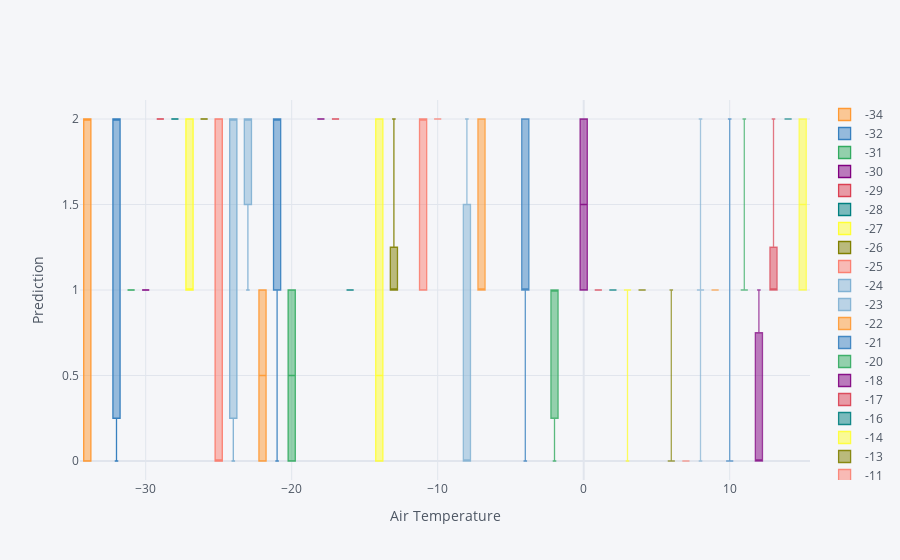

This figure's notebook cell:
### Code cell
dataset.pivot(columns='Air Temperature',values='Prediction').iplot(
    kind='box',
    yTitle='Prediction',
    xTitle='Air Temperature')

### Figure 1 — Plotly figure (JSON) as saved in the notebook; plotly's stock layout.template omitted (floating-point values rounded to 4 significant figures; data arrays with more than 128 entries replaced by an {"elided": "..."} marker saying what was removed)
{"data": [{"boxpoints": false, "line": {"width": 1.3}, "marker": {"color": "rgba(255, 153, 51, 1.0)"}, "name": "-34", "orientation": "v", "type": "box", "y": {"elided": "204 int values"}}, {"boxpoints": false, "line": {"width": 1.3}, "marker": {"color": "rgba(55, 128, 191, 1.0)"}, "name": "-32", "orientation": "v", "type": "box", "y": {"elided": "204 int values"}}, {"boxpoints": false, "line": {"width": 1.3}, "marker": {"color": "rgba(50, 171, 96, 1.0)"}, "name": "-31", "orientation": "v", "type": "box", "y": {"elided": "204 int values"}}, {"boxpoints": false, "line": {"width": 1.3}, "marker": {"color": "rgba(128, 0, 128, 1.0)"}, "name": "-30", "orientation": "v", "type": "box", "y": {"elided": "204 int values"}}, {"boxpoints": false, "line": {"width": 1.3}, "marker": {"color": "rgba(219, 64, 82, 1.0)"}, "name": "-29", "orientation": "v", "type": "box", "y": {"elided": "204 int values"}}, {"boxpoints": false, "line": {"width": 1.3}, "marker": {"color": "rgba(0, 128, 128, 1.0)"}, "name": "-28", "orientation": "v", "type": "box", "y": {"elided": "204 int values"}}, {"boxpoints": false, "line": {"width": 1.3}, "marker": {"color": "rgba(255, 255, 51, 1.0)"}, "name": "-27", "orientation": "v", "type": "box", "y": {"elided": "204 int values"}}, {"boxpoints": false, "line": {"width": 1.3}, "marker": {"color": "rgba(128, 128, 0, 1.0)"}, "name": "-26", "orientation": "v", "type": "box", "y": {"elided": "204 int values"}}, {"boxpoints": false, "line": {"width": 1.3}, "marker": {"color": "rgba(251, 128, 114, 1.0)"}, "name": "-25", "orientation": "v", "type": "box", "y": {"elided": "204 int values"}}, {"boxpoints": false, "line": {"width": 1.3}, "marker": {"color": "rgba(128, 177, 211, 1.0)"}, "name": "-24", "orientation": "v", "type": "box", "y": {"elided": "204 int values"}}, {"boxpoints": false, "line": {"width": 1.3}, "marker": {"color": "rgba(128, 177, 211, 0.8999999999999999)"}, "name": "-23", "orientation": "v", "type": "box", "y": {"elided": "204 int values"}}, {"boxpoints": false, "line": {"width": 1.3}, "marker": {"color": "rgba(255, 153, 51, 0.8999999999999999)"}, "name": "-22", "orientation": "v", "type": "box", "y": {"elided": "204 int values"}}, {"boxpoints": false, "line": {"width": 1.3}, "marker": {"color": "rgba(55, 128, 191, 0.8999999999999999)"}, "name": "-21", "orientation": "v", "type": "box", "y": {"elided": "204 int values"}}, {"boxpoints": false, "line": {"width": 1.3}, "marker": {"color": "rgba(50, 171, 96, 0.8999999999999999)"}, "name": "-20", "orientation": "v", "type": "box", "y": {"elided": "204 int values"}}, {"boxpoints": false, "line": {"width": 1.3}, "marker": {"color": "rgba(128, 0, 128, 0.8999999999999999)"}, "name": "-18", "orientation": "v", "type": "box", "y": {"elided": "204 int values"}}, {"boxpoints": false, "line": {"width": 1.3}, "marker": {"color": "rgba(219, 64, 82, 0.8999999999999999)"}, "name": "-17", "orientation": "v", "type": "box", "y": {"elided": "204 int values"}}, {"boxpoints": false, "line": {"width": 1.3}, "marker": {"color": "rgba(0, 128, 128, 0.8999999999999999)"}, "name": "-16", "orientation": "v", "type": "box", "y": {"elided": "204 int values"}}, {"boxpoints": false, "line": {"width": 1.3}, "marker": {"color": "rgba(255, 255, 51, 0.8999999999999999)"}, "name": "-14", "orientation": "v", "type": "box", "y": {"elided": "204 int values"}}, {"boxpoints": false, "line": {"width": 1.3}, "marker": {"color": "rgba(128, 128, 0, 0.8999999999999999)"}, "name": "-13", "orientation": "v", "type": "box", "y": {"elided": "204 int values"}}, {"boxpoints": false, "line": {"width": 1.3}, "marker": {"color": "rgba(251, 128, 114, 0.8999999999999999)"}, "name": "-11", "orientation": "v", "type": "box", "y": {"elided": "204 int values"}}, {"boxpoints": false, "line": {"width": 1.3}, "marker": {"color": "rgba(251, 128, 114, 0.7999999999999998)"}, "name": "-10", "orientation": "v", "type": "box", "y": {"elided": "204 int values"}}, {"boxpoints": false, "line": {"width": 1.3}, "marker": {"color": "rgba(128, 177, 211, 0.7999999999999998)"}, "name": "-8", "orientation": "v", "type": "box", "y": {"elided": "204 int values"}}, {"boxpoints": false, "line": {"width": 1.3}, "marker": {"color": "rgba(255, 153, 51, 0.7999999999999998)"}, "name": "-7", "orientation": "v", "type": "box", "y": {"elided": "204 int values"}}, {"boxpoints": false, "line": {"width": 1.3}, "marker": {"color": "rgba(55, 128, 191, 0.7999999999999998)"}, "name": "-4", "orientation": "v", "type": "box", "y": {"elided": "204 int values"}}, {"boxpoints": false, "line": {"width": 1.3}, "marker": {"color": "rgba(50, 171, 96, 0.7999999999999998)"}, "name": "-2", "orientation": "v", "type": "box", "y": {"elided": "204 int values"}}, {"boxpoints": false, "line": {"width": 1.3}, "marker": {"color": "rgba(128, 0, 128, 0.7999999999999998)"}, "name": "0", "orientation": "v", "type": "box", "y": {"elided": "204 int values"}}, {"boxpoints": false, "line": {"width": 1.3}, "marker": {"color": "rgba(219, 64, 82, 0.7999999999999998)"}, "name": "1", "orientation": "v", "type": "box", "y": {"elided": "204 int values"}}, {"boxpoints": false, "line": {"width": 1.3}, "marker": {"color": "rgba(0, 128, 128, 0.7999999999999998)"}, "name": "2", "orientation": "v", "type": "box", "y": {"elided": "204 int values"}}, {"boxpoints": false, "line": {"width": 1.3}, "marker": {"color": "rgba(255, 255, 51, 0.7999999999999998)"}, "name": "3", "orientation": "v", "type": "box", "y": {"elided": "204 int values"}}, {"boxpoints": false, "line": {"width": 1.3}, "marker": {"color": "rgba(128, 128, 0, 0.7999999999999998)"}, "name": "4", "orientation": "v", "type": "box", "y": {"elided": "204 int values"}}, {"boxpoints": false, "line": {"width": 1.3}, "marker": {"color": "rgba(128, 128, 0, 0.7)"}, "name": "6", "orientation": "v", "type": "box", "y": {"elided": "204 int values"}}, {"boxpoints": false, "line": {"width": 1.3}, "marker": {"color": "rgba(251, 128, 114, 0.7)"}, "name": "7", "orientation": "v", "type": "box", "y": {"elided": "204 int values"}}, {"boxpoints": false, "line": {"width": 1.3}, "marker": {"color": "rgba(128, 177, 211, 0.7)"}, "name": "8", "orientation": "v", "type": "box", "y": {"elided": "204 int values"}}, {"boxpoints": false, "line": {"width": 1.3}, "marker": {"color": "rgba(255, 153, 51, 0.7)"}, "name": "9", "orientation": "v", "type": "box", "y": {"elided": "204 int values"}}, {"boxpoints": false, "line": {"width": 1.3}, "marker": {"color": "rgba(55, 128, 191, 0.7)"}, "name": "10", "orientation": "v", "type": "box", "y": {"elided": "204 int values"}}, {"boxpoints": false, "line": {"width": 1.3}, "marker": {"color": "rgba(50, 171, 96, 0.7)"}, "name": "11", "orientation": "v", "type": "box", "y": {"elided": "204 int values"}}, {"boxpoints": false, "line": {"width": 1.3}, "marker": {"color": "rgba(128, 0, 128, 0.7)"}, "name": "12", "orientation": "v", "type": "box", "y": {"elided": "204 int values"}}, {"boxpoints": false, "line": {"width": 1.3}, "marker": {"color": "rgba(219, 64, 82, 0.7)"}, "name": "13", "orientation": "v", "type": "box", "y": {"elided": "204 int values"}}, {"boxpoints": false, "line": {"width": 1.3}, "marker": {"color": "rgba(0, 128, 128, 0.7)"}, "name": "14", "orientation": "v", "type": "box", "y": {"elided": "204 int values"}}, {"boxpoints": false, "line": {"width": 1.3}, "marker": {"color": "rgba(255, 255, 51, 0.7)"}, "name": "15", "orientation": "v", "type": "box", "y": {"elided": "204 int values"}}], "layout": {"legend": {"bgcolor": "#F5F6F9", "font": {"color": "#4D5663"}}, "paper_bgcolor": "#F5F6F9", "plot_bgcolor": "#F5F6F9", "title": {"font": {"color": "#4D5663"}}, "xaxis": {"gridcolor": "#E1E5ED", "showgrid": true, "tickfont": {"color": "#4D5663"}, "title": {"font": {"color": "#4D5663"}, "text": "Air Temperature"}, "zerolinecolor": "#E1E5ED"}, "yaxis": {"gridcolor": "#E1E5ED", "showgrid": true, "tickfont": {"color": "#4D5663"}, "title": {"font": {"color": "#4D5663"}, "text": "Prediction"}, "zerolinecolor": "#E1E5ED"}}}
